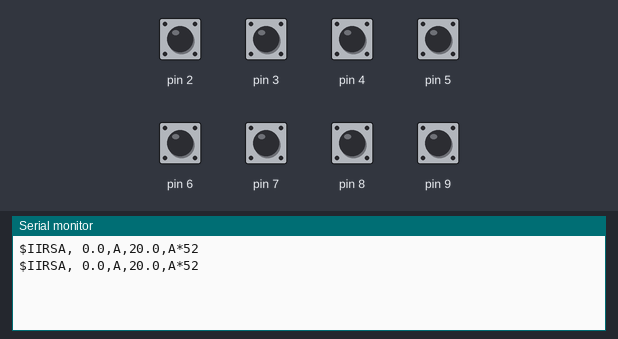
A sketch run on a simulated Arduino Leonardo, built with avr-gcc and run on an emulated ATmega32U4. Shown: the last lines printed to the serial monitor. Inputs (shaded band) come from the test bench; at power-on: pin 2–9 HIGH.

Above: at 1.2 s.
1.3 s: pin 5 pulled LOW for 0.15 s
At 1.9 s:
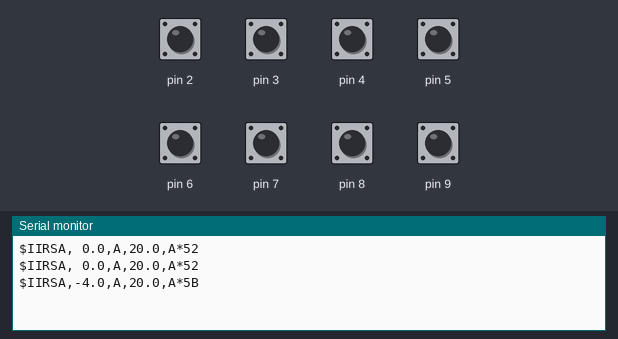
3.5 s: pin 2 pulled LOW for 0.15 s
At 3.9 s:
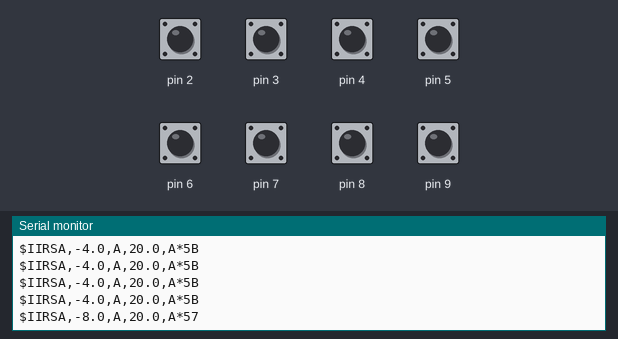
5.5 s: pin 7 pulled LOW for 0.15 s
At 5.81 s:
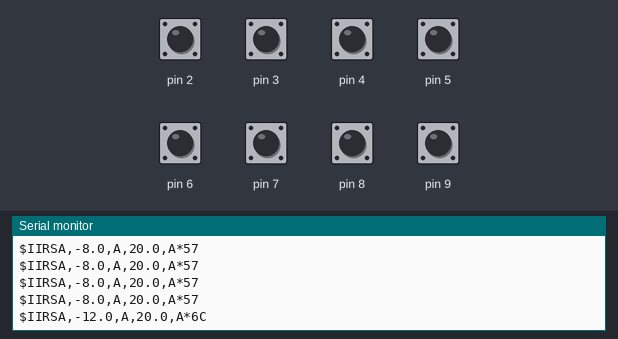

Measured:
- after the input at 1.3 s, the serial monitor: prints a new line after 0.20 s (image 1)
- after the input at 3.5 s, the serial monitor: prints a new line at once (image 2)
- after the input at 5.5 s, the serial monitor: prints a new line at once (image 3)

The sketch:

Ruderanzeige.ino
```cpp
// Demonstrate the use of a function to generate the NMEA 8-bit CRC
// - A message is built and placed into a buffer string
// - The checksum is computed, and formatted to two chars
// - The full string is printed to the IDE monitor
//   EX1:  $test*   crc = 16
//   EX2:  $GPRMC,023405.00,A,1827.23072,N,06958.07877,W,1.631,33.83,230613,,,A*  crc = 42

// 2017-10-19 streamlined this to be a clearer example, posted to github

const byte buff_len = 90;
char CRCbuffer[buff_len];

// create pre-defined strings to control flexible output formatting
String sp = " ";
String delim = ",";
String splat = "*";
String msg = "";

int position = 0 ;
int position_old = 0;
int x=0;
int xx=0;


unsigned long previousMillis = 0; // speichert den Zeitpunkt an dem zuletzt geschalten wurde
const long interval = 500; // Länge der Pause in ms


// -----------------------------------------------------------------------
void setup() {
  Serial.begin(4800); // Init and set rate for serial output
  // wait for serial port to connect. Needed for Leonardo and Teensyduino 3
  while (!Serial && (millis() < 5000)) {} // include timeout if print console isn't opened
pinMode (2, INPUT_PULLUP);
pinMode (3, INPUT_PULLUP);
pinMode (4, INPUT_PULLUP);
pinMode (5, INPUT_PULLUP);
pinMode (6, INPUT_PULLUP);
pinMode (7, INPUT_PULLUP);
pinMode (8, INPUT_PULLUP);
pinMode (9, INPUT_PULLUP);

}

// -----------------------------------------------------------------------
void loop() {
  // build msg

/*

//Magnet oben
if (digitalRead(2)==LOW){position = 0;}
if (digitalRead(3)==LOW){position = 45;}
if (digitalRead(4)==LOW){position = 90;}
if (digitalRead(5)==LOW){position = 135;}
if (digitalRead(6)==LOW){position = 180;}
if (digitalRead(7)==LOW){position = 225;}
if (digitalRead(8)==LOW){position = 270;}
if (digitalRead(9)==LOW){position = 315;}
*/
if (digitalRead(2)==LOW){position = 180;}
if (digitalRead(3)==LOW){position = 225;}
if (digitalRead(4)==LOW){position = 270;}
if (digitalRead(5)==LOW){position = 315;}
if (digitalRead(6)==LOW){position = 0;}
if (digitalRead(7)==LOW){position = 45;}
if (digitalRead(8)==LOW){position = 90;}
if (digitalRead(9)==LOW){position = 135;}


if (position == 0 && x <= 270 && x >= - 270 ) { x = 0;}

if (  position_old != position && position_old == 315 && position == 0 ) {
  position_old = position;
  x = x + 45;
  }

if (  position_old != position && position_old == 0 && position == 315 ) {
  position_old = position;
  x = x - 45;
  }

if ( position_old != position && position_old ==135 && position == 225 ) {
  position_old = position;
  x = x + 90;
  }
else  if ( position_old != position && position_old < position) {
  position_old = position;
  x = x + 45;
  }

if ( position_old != position && position_old == 225 && position == 135 ) {
  position_old = position;
  x = x - 90;
  }
else  if ( position_old != position && position_old > position) {
  position_old = position;
  x = x - 45;
  }
  /*
Serial.println(position);
Serial.println(position_old);
Serial.println(x);
*/
unsigned long currentMillis = millis(); // Aktuelle Zeit wird in currentMillis gespeichert
  if (currentMillis - previousMillis >= interval) { // Falls mehr als 1000 ms vergangen sind
     previousMillis = currentMillis; // Zeitpunkt der letzten Schaltung wird festgehalten


xx = map(x, -450, 450, -40, 40);
  /*Serial.println(digitalRead(2));
  Serial.println(digitalRead(3));
  Serial.println(digitalRead(4));
  Serial.println(digitalRead(5));
  Serial.println(digitalRead(6));
  Serial.println(digitalRead(7));
  Serial.println(digitalRead(8));
  Serial.println(digitalRead(9));
  */
  char strX[8];
  char strY[8];

  float y = 20;
  String cmd = "$IIRSA";    // a command name
  String cmd1 = "A";    // a command name
  dtostrf(xx, 4, 1, strX);   // format float value to string XX.X
  dtostrf(y, 4, 1, strY);
  msg = cmd + delim + strX + delim + cmd1 + delim + strY + delim + cmd1 + splat;
  outputMsg(msg); // print the entire message string, and append the CRC
  }
}

// -----------------------------------------------------------------------
byte convertToCRC(char *buff) {
  // NMEA CRC: XOR each byte with previous for all chars between '$' and '*'
  char c;
  byte i;
  byte start_with = 0;    // index of starting char in msg
  byte end_with = 0;      // index of starting char in msg
  byte crc = 0;

  for (i = 0; i < buff_len; i++) {
    c = buff[i];
    if (c == '$') {
      start_with = i;
    }
    if (c == '*') {
      end_with = i;
    }
  }
  if (end_with > start_with) {
    for (i = start_with + 1; i < end_with; i++) { // XOR every character between '$' and '*'
      crc = crc ^ buff[i] ;  // xor the next char
    }
  }
  else { // else if error, print a msg
    Serial.println("CRC ERROR");
  }
  return crc;

  // based on code by Elimeléc López - July-19th-2013
}

// -----------------------------------------------------------------------
void outputMsg(String msg) {
  msg.toCharArray(CRCbuffer, sizeof(CRCbuffer)); // put complete string into CRCbuffer
  byte crc = convertToCRC(CRCbuffer); // call function to compute the crc value

  Serial.print(msg);
  if (crc < 16) Serial.print("0"); // add leading 0 if needed
  Serial.println(crc, HEX);

}
```
